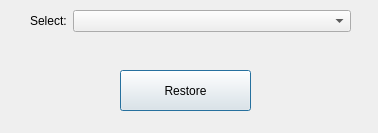
<?xml version="1.0" encoding="UTF-8"?>
<ui version="4.0">
 <class>DialogRestoreManager</class>
 <widget class="QDialog" name="DialogRestoreManager">
  <property name="geometry">
   <rect>
    <x>0</x>
    <y>0</y>
    <width>378</width>
    <height>133</height>
   </rect>
  </property>
  <property name="windowTitle">
   <string>Dialog</string>
  </property>
  <widget class="QPushButton" name="pushButton_restore">
   <property name="geometry">
    <rect>
     <x>120</x>
     <y>70</y>
     <width>131</width>
     <height>41</height>
    </rect>
   </property>
   <property name="text">
    <string>Restore</string>
   </property>
  </widget>
  <widget class="QWidget" name="">
   <property name="geometry">
    <rect>
     <x>30</x>
     <y>10</y>
     <width>321</width>
     <height>48</height>
    </rect>
   </property>
   <layout class="QFormLayout" name="formLayout">
    <item row="0" column="1">
     <widget class="QComboBox" name="comboBox_restore"/>
    </item>
    <item row="0" column="0">
     <widget class="QLabel" name="label">
      <property name="text">
       <string>Select:</string>
      </property>
     </widget>
    </item>
   </layout>
  </widget>
 </widget>
 <resources/>
 <connections/>
</ui>
